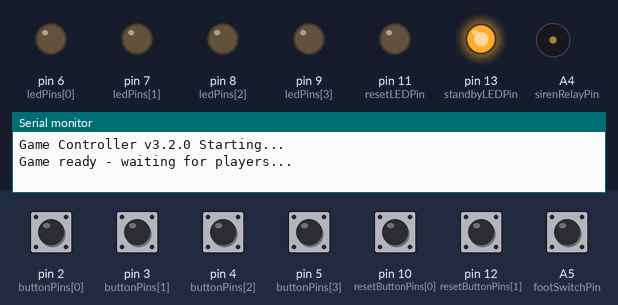
The sketch below on a simulated Arduino Uno, built with avr-gcc and run on an emulated ATmega328P. Shown: output pins drawn as LEDs (lit = HIGH), buzzer (waves = sounding, pin HIGH), the last lines printed to the serial monitor. The inputs (shaded band) are chosen by the test bench; at power-on: A5 (footSwitchPin), pin 2 (buttonPins[0]), pin 3 (buttonPins[1]), pin 4 (buttonPins[2]), pin 5 (buttonPins[3]), pin 10 (resetButtonPins[0]), pin 12 (resetButtonPins[1]) HIGH.

Above: at 1.2 s.
1.3 s: pin 2 (buttonPins[0]) pulled LOW for 0.15 s
At 1.7 s:
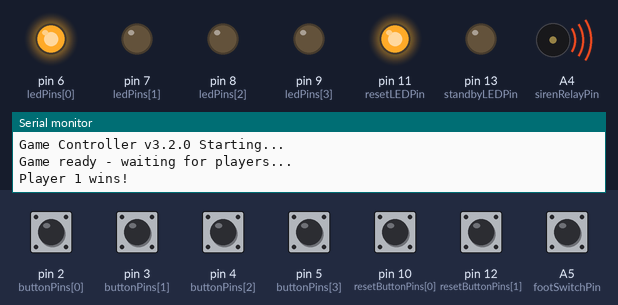
2.9 s: pin 10 (resetButtonPins[0]) pulled LOW for 0.15 s
At 3.7 s:
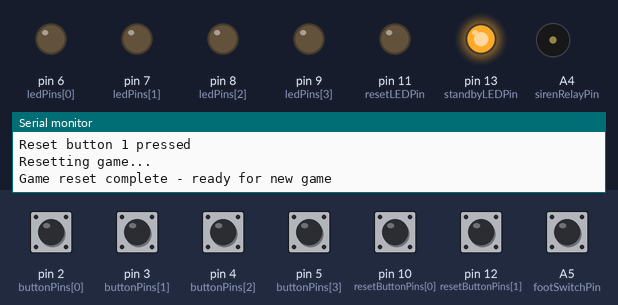
4.5 s: pin 3 (buttonPins[1]) pulled LOW for 0.15 s
At 5.4 s:
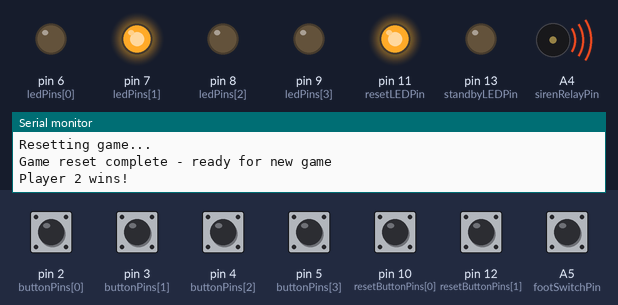
6.1 s: A5 (footSwitchPin) pulled LOW for 0.15 s
At 7.3 s:
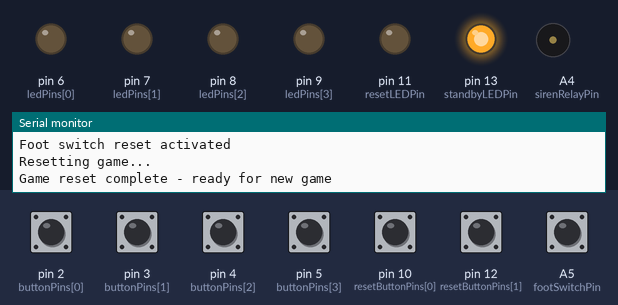
7.7 s: pin 4 (buttonPins[2]) pulled LOW for 0.15 s
At 8.9 s:
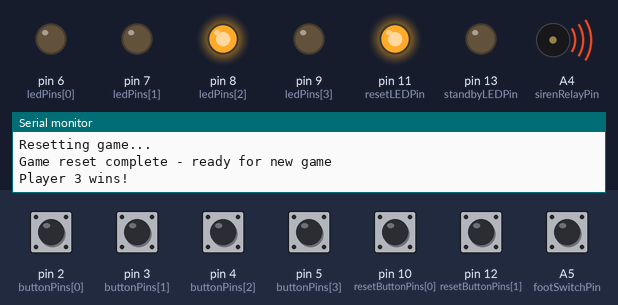
9.3 s: pin 10 (resetButtonPins[0]) pulled LOW for 1 s
At 9.7 s:
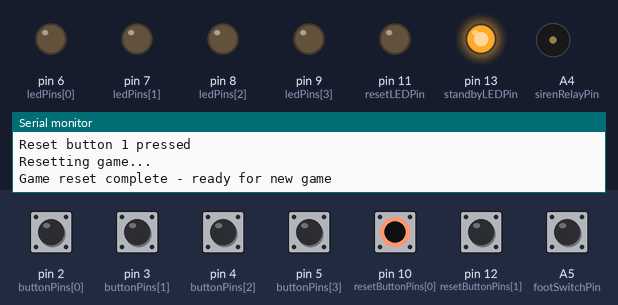
Timing chart, 0 to 12.3 s (numbered marks = the images above; inputs shaded):
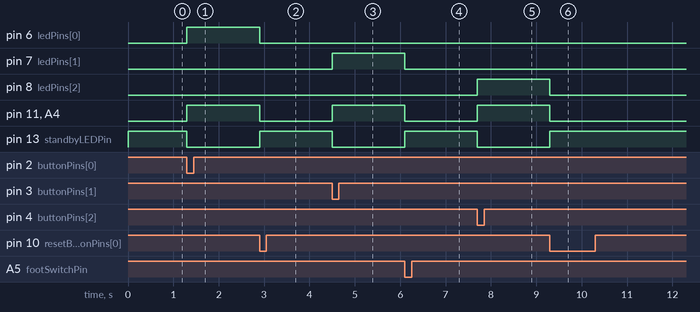

The sketch:

button_blitz_version__3_3.ino
```cpp
// =======================================================
// Game Controller v3.3.0 (Improved & Hardened)
// Author: Kittipon N (kncm_ken@hotmail.co.th)
// QuickLight-Arena-4-players
// =======================================================

// -------------------- Pin Definitions ------------------
const int buttonPins[]      = {2, 3, 4, 5};
const int ledPins[]         = {6, 7, 8, 9};
const int resetButtonPins[] = {10, 12};

const int resetLEDPin   = 11;
const int standbyLEDPin = 13;
const int footSwitchPin = A5;
const int sirenRelayPin = A4;

// -------------------- Constants ------------------------
const int NUM_PLAYERS       = 4;
const int NUM_RESET_BUTTONS = 2;
const unsigned long debounceDelay = 50;

// Debounce index mapping
#define RESET_BTN1_IDX   0
#define RESET_BTN2_IDX   1
#define FOOT_SWITCH_IDX  2
#define SPARE_IDX        3

// -------------------- Variables ------------------------
int winner = -1;
bool gameEnded = false;
unsigned long lastDebounceTimes[4] = {0, 0, 0, 0};

// ======================================================
// SETUP
// ======================================================
void setup() {
  Serial.begin(9600);
  Serial.println("Game Controller v3.2.0 Starting...");

  for (int i = 0; i < NUM_PLAYERS; i++) {
    pinMode(buttonPins[i], INPUT_PULLUP);
    pinMode(ledPins[i], OUTPUT);
    digitalWrite(ledPins[i], LOW);
  }

  for (int i = 0; i < NUM_RESET_BUTTONS; i++) {
    pinMode(resetButtonPins[i], INPUT_PULLUP);
  }

  pinMode(resetLEDPin, OUTPUT);
  pinMode(standbyLEDPin, OUTPUT);
  pinMode(footSwitchPin, INPUT_PULLUP);
  pinMode(sirenRelayPin, OUTPUT);

  setIdleState();
  Serial.println("Game ready - waiting for players...");
}

// ======================================================
// MAIN LOOP
// ======================================================
void loop() {
  if (!gameEnded) {
    if (digitalRead(footSwitchPin) == HIGH) {
      checkPlayerButtons();
    }
  } else {
    maintainGameEndState();
  }

  checkResetInputs();
}

// ======================================================
// PLAYER BUTTON HANDLING
// ======================================================
void checkPlayerButtons() {
  for (int i = 0; i < NUM_PLAYERS; i++) {
    if (digitalRead(buttonPins[i]) == LOW && winner == -1) {
      declareWinner(i);
      break;
    }
  }
}

void declareWinner(int playerIndex) {
  winner = playerIndex;
  gameEnded = true;

  Serial.print("Player ");
  Serial.print(playerIndex + 1);
  Serial.println(" wins!");

  digitalWrite(standbyLEDPin, LOW);
  digitalWrite(resetLEDPin, HIGH);
  digitalWrite(sirenRelayPin, HIGH);

  updateWinnerLEDs();
}

// ======================================================
// GAME END STATE
// ======================================================
void maintainGameEndState() {
  updateWinnerLEDs();
}

void updateWinnerLEDs() {
  for (int i = 0; i < NUM_PLAYERS; i++) {
    digitalWrite(ledPins[i], (i == winner) ? HIGH : LOW);
  }
}

// ======================================================
// RESET HANDLING
// ======================================================
void checkResetInputs() {
  unsigned long now = millis();

  if (digitalRead(resetButtonPins[0]) == LOW &&
      now - lastDebounceTimes[RESET_BTN1_IDX] > debounceDelay) {
    lastDebounceTimes[RESET_BTN1_IDX] = now;
    Serial.println("Reset button 1 pressed");
    resetGame();
  }

  if (digitalRead(resetButtonPins[1]) == LOW &&
      now - lastDebounceTimes[RESET_BTN2_IDX] > debounceDelay) {
    lastDebounceTimes[RESET_BTN2_IDX] = now;
    Serial.println("Reset button 2 pressed");
    resetGame();
  }

  if (digitalRead(footSwitchPin) == LOW &&
      now - lastDebounceTimes[FOOT_SWITCH_IDX] > debounceDelay) {
    lastDebounceTimes[FOOT_SWITCH_IDX] = now;
    Serial.println("Foot switch reset activated");
    resetGame();
  }
}

// ======================================================
// RESET GAME
// ======================================================
void resetGame() {
  Serial.println("Resetting game...");

  winner = -1;
  gameEnded = false;

  for (int i = 0; i < NUM_PLAYERS; i++) {
    digitalWrite(ledPins[i], LOW);
  }

  setIdleState();
  Serial.println("Game reset complete - ready for new game");
}

// ======================================================
// LED / OUTPUT STATES
// ======================================================
void setIdleState() {
  digitalWrite(resetLEDPin, LOW);
  digitalWrite(standbyLEDPin, HIGH);
  digitalWrite(sirenRelayPin, LOW);
}
```

Measured:
- after the input at 1.3 s, pin 6 (ledPins[0]), pin 11 (resetLEDPin), A4 (sirenRelayPin): LOW → HIGH at once; pin 13 (standbyLEDPin): HIGH → LOW at once
- after the input at 2.9 s, pin 6 (ledPins[0]), pin 11 (resetLEDPin), A4 (sirenRelayPin): HIGH → LOW at once; pin 13 (standbyLEDPin): LOW → HIGH at once
- after the input at 4.5 s, pin 7 (ledPins[1]), pin 11 (resetLEDPin), A4 (sirenRelayPin): LOW → HIGH at once; pin 13 (standbyLEDPin): HIGH → LOW at once
- after the input at 6.1 s, pin 7 (ledPins[1]), pin 11 (resetLEDPin), A4 (sirenRelayPin): HIGH → LOW at once; pin 13 (standbyLEDPin): LOW → HIGH at once
- after the input at 7.7 s, pin 8 (ledPins[2]), pin 11 (resetLEDPin), A4 (sirenRelayPin): LOW → HIGH at once; pin 13 (standbyLEDPin): HIGH → LOW at once
- after the input at 9.3 s, pin 8 (ledPins[2]), pin 11 (resetLEDPin), A4 (sirenRelayPin): HIGH → LOW at once; pin 13 (standbyLEDPin): LOW → HIGH at once
